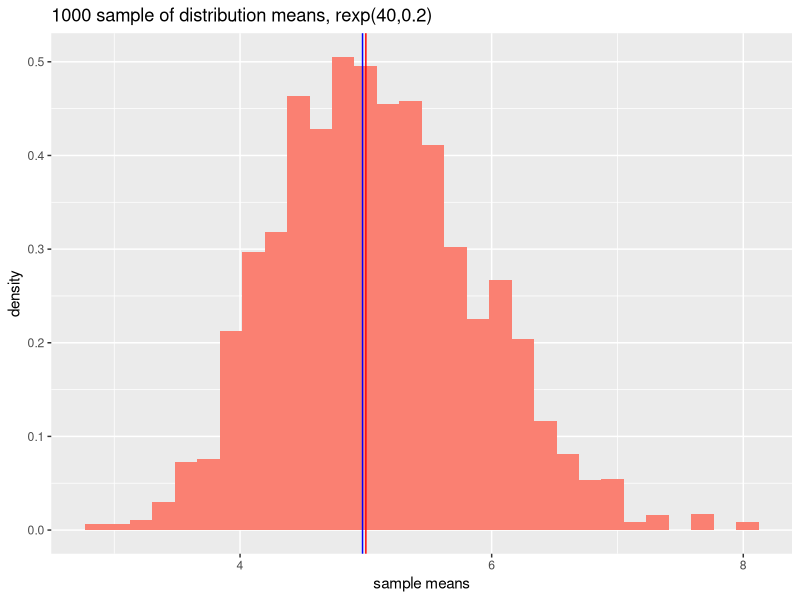
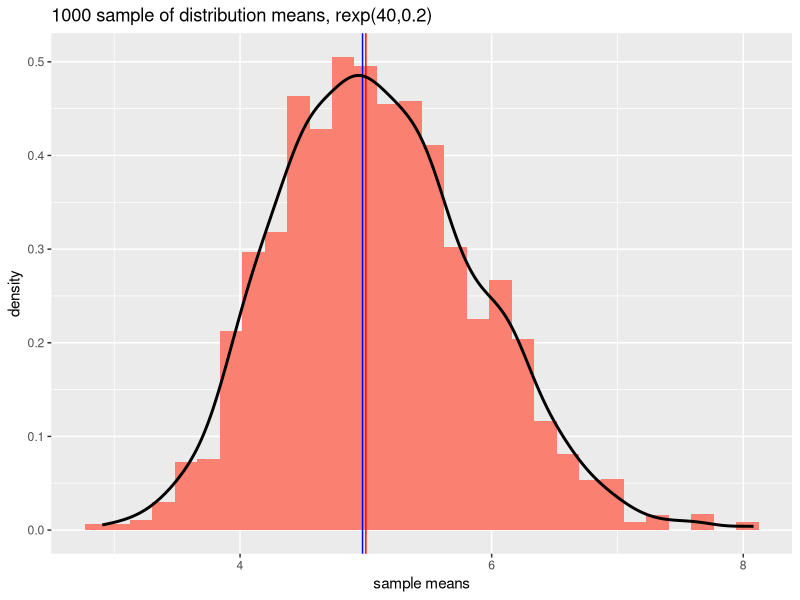

These figures' R source, in order:
## ---- chunk 1
echo = TRUE # always make code visible
error = FALSE
library(ggplot2)
library(plyr)
## ---- chunk 2
lambda = 0.2; n = 40; simulation=1000; mu = 1/lambda; sigma = 1/lambda;
## ---- chunk 3
sample_dist <- sapply(1:simulation, FUN=function(x) { mean(rexp(n, lambda))})
sd_mean <- mean(sample_dist)
sd_stddev <- sd(sample_dist)
df <- data.frame(mns=sample_dist) #gglot need to input dataframe 

## ---- chunk 4
g <- ggplot(df, aes(x=mns, weight=mns/sum(mns)))
g + geom_histogram(aes(y=..density..),fill = "salmon") +
  geom_vline(xintercept = sd_mean, colour = "blue") + 
  geom_vline(xintercept = 5, colour = "Red" ) +
  labs(title = "1000 sample of distribution means, rexp(40,0.2)",x ="sample means",y="density")
## ---- chunk 5
sd(sample_dist)
## ---- chunk 6
(1/lambda)/sqrt(n)
## ---- chunk 7
var(sample_dist)
## ---- chunk 8
1/((0.2*0.2) * 40)
## ---- chunk 9
g <- ggplot(df, aes(x=mns, weight=mns/sum(mns)))
g + geom_histogram(aes(y=..density..),fill = "salmon") +
  geom_vline(xintercept = sd_mean, colour = "blue") + 
  geom_vline(xintercept = 5, colour = "Red") +
  labs(title = "1000 sample of distribution means, rexp(40,0.2)",x ="sample means",y="density") +
  geom_density(fill=NA,colour="black",size = 1)
## ---- chunk 10
mean(sample_dist) + c(-1,1)*qnorm(0.975)*sd(sample_dist)/sqrt(n)
